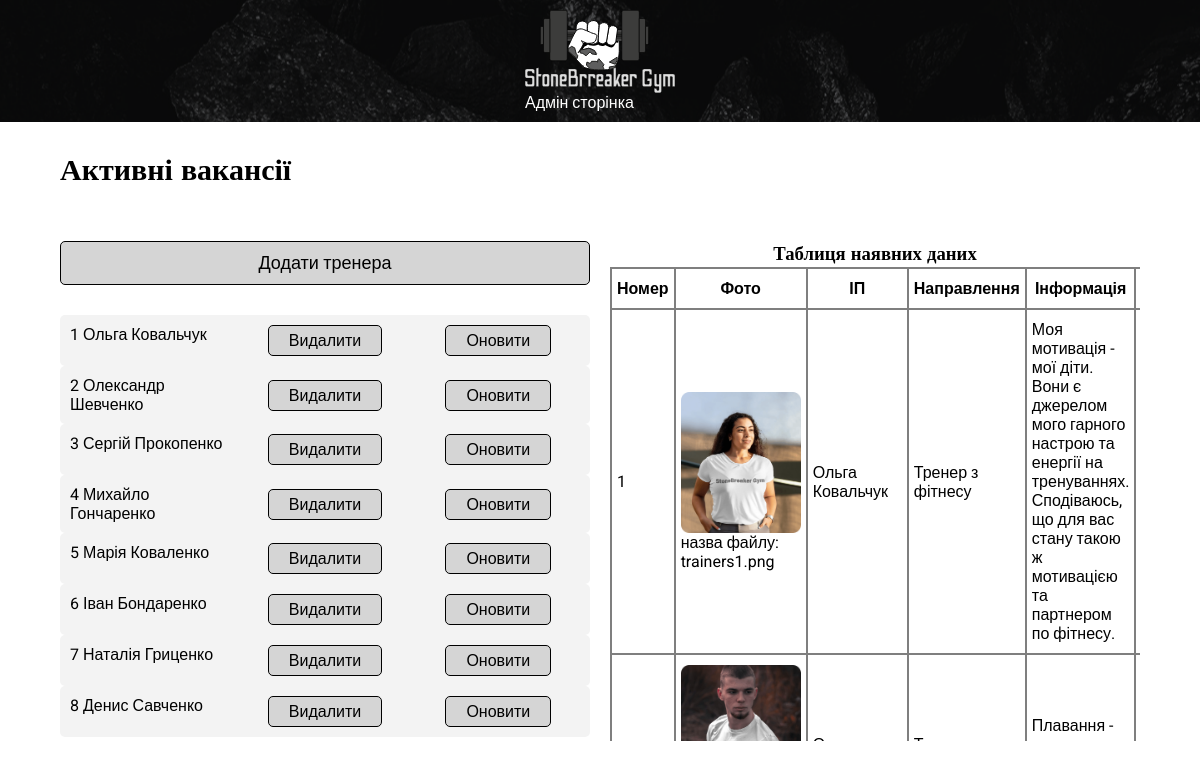
The app's page /admin/admin_trainers.php (signed in) with its own data.
### tables this page shows
CREATE TABLE `trainers` (
  `id` smallint NOT NULL,
  `id_train_home` smallint DEFAULT NULL,
  `image` varchar(255) DEFAULT NULL,
  `name` varchar(50) DEFAULT NULL,
  `trainers_type` smallint DEFAULT NULL,
  `information` text,
  `certificate` tinyint(1) DEFAULT NULL
);

CREATE TABLE `trainers_types` (
  `id_trainers_type` smallint NOT NULL,
  `name_vacancies` varchar(50) DEFAULT NULL
);

### admin/admin_trainers.php (the view, shortened to what this page needs)
<!DOCTYPE html>
<html lang="ukr">
<head>
   <link rel="stylesheet" type="text/css" href="../css/zero.css">
   <link rel="stylesheet" type="text/css" href="../css/style_admin.css">
   <link rel="stylesheet" type="text/css" href="../css/style_trainers-admin.css">
</head>
<?
$name = $_SESSION['username'];
$password = $_SESSION['password'];
$connect_bd = mysqli_connect("localhost", "$name", "$password", "StoneBreaker");
$train = mysqli_query($connect_bd, "SELECT * FROM `trainers`");
?>
<body>
   <div class="wrapper">
      <header class="navigator">
         <div class="conteiner">
            <div class="navigator__row">
               <div class="logo"><a target="_blank" href="../index.php"><img src="../img/logo_1.svg" alt="" class="navigator__logo">
                  </a>
                  <p>Адмін сторінка</p>
               </div>
            </div>
         </div>
      </header>
      <main class="content">
         <div class="conteiner">
            <div class="timetable__flex">
               <h2 class="timetable__title title">Активні вакансії</h2>
               <div class="div-block">
                  <div class="div">
                     <a href="admin_trainers-add.php">Додати тренера</a>
                     <?
                     echo "<ul class='admin__activ-list'>";
                     while ($restrain = mysqli_fetch_assoc($train)) {
                        echo "<li>{$restrain['id']} {$restrain['name']}
                  <form action='admin_trainers.php' method='post'>
                     <input type='hidden' name='trainers_id' value='{$restrain['id']}'>
                     <button type='submit' name='del'>Видалити</button>
                  </form>
                  <form action='admin_trainers.php' method='post'>
                     <input type='hidden' name='trainers_id' value='{$restrain['id']}'>
                     <button type='submit' name='up'>Оновити</button>
                  </form>
                  </li>";
                     }
                     echo "</ul>"; ?>
                  </div>
                  <?
                  $table = mysqli_query($connect_bd, "SELECT `trainers`.`id`as'Номер',`trainers`.`image`as'Фото',`trainers`.`name`as'ІП',`trainers_types`.`name_vacancies`as'Направлення',`trainers`.`information`as'Інформація',`trainers`.`certificate`as'Сертифікат' FROM `trainers`,`trainers_types` WHERE `trainers`.`trainers_type`=`trainers_types`.`id_trainers_type`");
                  ?>
                  <div class="res-table">
                     <h3>Таблиця наявних даних</h3>
                     <table class="res">
                        <?
                        $p = 1;
                        while ($myrow = mysqli_fetch_array($table, MYSQLI_ASSOC)) {
                           if ($p == 1) {
                              echo "<tr>";
                              foreach ($myrow as $ind => $buf) {
                                 echo
                                 "<td class='title-table'>$ind</td>";
                              }
                              echo "</tr>";
                              $p = 2;
                           }
                           echo "<tr>";
                           foreach ($myrow as $ind => $buf) {
                              if ($ind == 'Сертифікат') {
                                 if ($buf == 1) {
                                    $buf = 'Наявний';
                                 } elseif ($buf == 0 || $buf == null) {
                                    $buf = 'На разі відсутній';
                                 }
                              }
                              $path_info = pathinfo($buf);
                              if (isset($path_info['extension']) && in_array(strtolower($path_info['extension']), array('png', 'jpg'))) {
                                 echo "<td class='content-table'><img src='../img/trainers/{$buf}' alt='фонове зображення'><br>назва файлу: $buf</td>";
                              } else {
                                 $paragraphs = explode("\n", $buf);
                                 echo "<td class='content-table'><ul>";
                                 foreach ($paragraphs as $paragraph) {
                                    echo "<li>{$paragraph}</li>";
                                 }
                                 echo "</ul></td>";
                              }
                           }
                           echo "</tr>";
                        }
                        ?>
                     </table>
                  </div>
               </div>
            </div>
         </div>
      </main>
   </div>
</body>
</html>

### css/zero.css (style rules this page uses)
* { padding: 0; margin: 0; border: 0; }
button { cursor:pointer; }
a,a:visited { text-decoration:none; }
ul li { list-style:none; }
img { vertical-align:top; }
body { height: 100vh; font-family: 'Roboto', sans-serif; overflow-y:scroll; font-size: 18px; }
form, input, button, select, textarea { font-family: 'Roboto', sans-serif; }
h1, h2,h3,h4,h5,h6 { font-family: Nunito Sans; font-style: normal; line-height: normal; }
.title { font-size: 36px; margin-bottom: 50px; }
.wrapper { min-height: 100%; display: flex; flex-direction: column; overflow:hidden; }
.conteiner { display: flex; max-width: 1270px; max-width: 90%; margin: 0px auto; }
.content { flex: 1 1 auto; }
@media (max-width:2000px) { .conteiner { max-width: 90%; } }
@media (max-width:1300px) { body { font-size: 16px; } }
@media (max-width:1300px) { .conteiner { max-width: 90%; } }
@media (max-width:1300px) { .title { font-size: 30px; } }
.navigator { width: 100%; align-items: center; background: url(../img/header_fon0fon.png) center ; object-fit: cover; position: fixed; z-index: 10; }
.navigator__row { width: 100%; display: flex; justify-content: space-between; padding: 10px; align-items: center; }
.navigator__logo { display: block; width: 150px; }

### css/style_admin.css (style rules this page uses)
.logo { color: rgb(255, 255, 255); }
.navigator__row { justify-content: space-around; }
.timetable__flex { margin: 150px auto; width: 100%; }
.timetable__flex a, .timetable__flex button { text-decoration: none; color: rgb(0, 0, 0); border: 1px solid #000; box-sizing: border-box; padding: 10px 15px; border-radius: 5px; font-size: 18px; background:rgb(213, 213, 213); text-align: center; }
.div { width: 50%; display: flex; flex-direction: column; }
.div-block { width: 100%; display: flex; flex-direction: row; justify-content: space-between; }
.admin__activ-list { display: flex; flex-direction: column; margin: 30px 0px; align-items: flex-start; }
.admin__activ-list li { list-style: disc; border-radius: 5px; box-sizing: border-box; margin: 0px 0px 0px 0px; padding: 10px; gap: 10px; width: 100%; display: grid; grid-template-columns: 1fr 1fr 1fr; grid-template-rows: 1fr; background:rgb(243, 243, 243); transition: all 0.3s ease-out 0s; }
.admin__activ-list li form { display: flex; justify-content: center; align-items: center; }
.admin__activ-list button { padding: 5px 20px; font-size: 16px; }
.div-block { display: flex; justify-content: space-between; width: 100%; height: 500px; overflow-y: auto; gap: 20px; }
.div-block .res-table { width: 50%; overflow-y: auto; }
.div-block .res-table h3 { text-align: center; }
.div-block .res { width: 100%; font-size: 16px; height: 100%; background: rgba(0, 0, 0, 0.5); }
.res .title-table { text-align: center; padding: 10px 5px; box-sizing: border-box; font-weight: bold; }
.res .content-table { align-items: flex-start; padding: 10px 5px; box-sizing: border-box; }
.res .content-table img { width: 120px; }
.div-block .res td { background-color: rgb(255, 255, 255); }

### css/style_trainers-admin.css (style rules this page uses)
.logo { color: rgb(255, 255, 255); }
.navigator__row { justify-content: space-around; }

### records on screen
trainers: id "1", name "Ольга Ковальчук", ind "Номер", ind "Фото", ind "ІП", ind "Направлення", ind "Інформація", image (picture), image "trainers1.png", trainers_type.name_vacancies "Тренер з фітнесу", information "Моя мотивація - мої діти. Вони є джерелом мого гарного настрою та енергії на тренуваннях.", information "Сподіваюсь, що для вас стану такою ж мотивацією та партнером по фітнесу."
trainers: id "2", name "Олександр Шевченко", image (picture), information "Плавання -…"
trainers: id "3", name "Сергій Прокопенко"
trainers: id "4", name "Михайло Гончаренко"
trainers: id "5", name "Марія Коваленко"
trainers: id "6", name "Іван Бондаренко"
trainers: id "7", name "Наталія Гриценко"
trainers: id "8", name "Денис Савченко"
